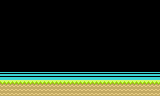

This game map was drawn from its Tiled (.tmx) file and the tilesets committed beside it. A one-line description and the trimmed map source follow:
An orthogonal 20x12 tile map with 8x8 px tiles, 1 tile layer (Background) and 6 objects.

<map version="1.0" orientation="orthogonal" width="20" height="12" tilewidth="8" tileheight="8">
 <tileset firstgid="1" name="sprites" tilewidth="8" tileheight="8">
  <image source="sprites.gif" width="32" height="32" />
  <tile id="10">
   <properties>
    <property name="type" value="cloud" />
   </properties>
  </tile>
  <tile id="11">
   <properties>
    <property name="type" value="cloud" />
   </properties>
  </tile>
 </tileset>
 <layer name="Background" width="20" height="12">
  <data>[240 cells, 60 non-empty, 3 distinct tile ids]</data>
 </layer>
 <objectgroup name="Solid" width="20" height="12">
  <object x="0" y="80" width="160" height="16" />
 </objectgroup>
 <objectgroup color="#ff0000" name="NPC" width="20" height="12" />
 <objectgroup color="#aaff00" name="flowers" width="20" height="12" />
 <objectgroup color="#aaffff" name="clouds" width="20" height="12">
  <object x="16" y="48" width="16" height="8" />
  <object x="104" y="40" width="8" height="8" />
  <object x="48" y="24" width="8" height="8" />
  <object x="104" y="64" width="16" height="8" />
  <object x="152" y="48" width="8" height="8" />
 </objectgroup>
</map>